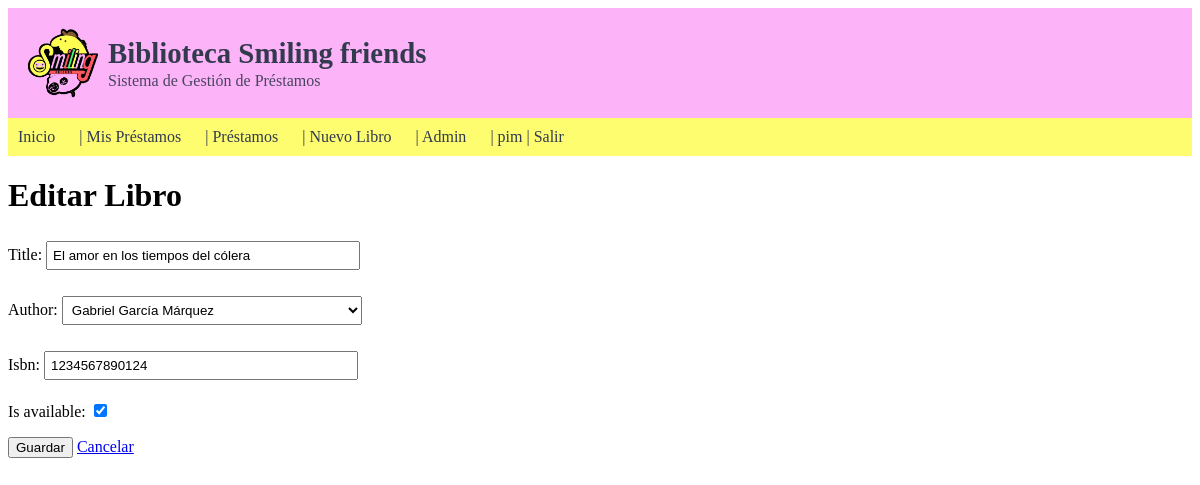
Screenshot of /book/2/update/ (signed in) with the database file from the repository.
### catalog/models.py (models this page shows, shortened)
class Book(models.Model):
    title = models.CharField(max_length=200)
    author = models.ForeignKey(Author, on_delete=models.CASCADE)
    isbn = models.CharField(max_length=13, unique=True)
    is_available = models.BooleanField(default=True)

### catalog/views.py (the view)
# urls.py: path('book/<int:pk>/update/', views.book_update, name='book_update'),
@login_required
@user_passes_test(is_staff)
def book_update(request, pk):
    book = get_object_or_404(Book, pk=pk)
    if request.method == 'POST':
        form = BookForm(request.POST, instance=book)
        if form.is_valid():
            book = form.save()
            messages.success(request, f'Libro "{book.title}" actualizado.')
            return redirect('catalog:book_detail', pk=book.pk)
        messages.error(request, 'Corrige los errores.')
    else:
        form = BookForm(instance=book)
    return render(request, 'catalog/book_form.html', {
        'form': form,
        'book': book,
        'action': 'Editar',
    })

### catalog/forms.py (shortened to what this page needs)
class BookForm(forms.ModelForm):
    class Meta:
        model = Book
        fields = ['title', 'author', 'isbn', 'is_available']
        widgets = {
            'title': forms.TextInput(attrs={'class': 'form-control'}),
            'author': forms.Select(attrs={'class': 'form-control'}),
            'isbn': forms.TextInput(attrs={'class': 'form-control'}),
            'is_available': forms.CheckboxInput(attrs={'class': 'form-check-input'}),
        }

### catalog/models.py (called while the page is built)
    def __str__(self):
        return self.name

### catalog/views.py (called while the page is built)
def is_staff(user):
    return user.is_staff

### catalog/templates/catalog/book_form.html (shortened to what this page needs)
{% extends 'base.html' %}
{% block content %}
<h1>{{ action }} Libro</h1>
<form method="post">
    {{ form.as_p }}
    <button type="submit">Guardar</button>
    <a href="{% url 'catalog:book_list' %}">Cancelar</a>
</form>
{% endblock %}

### templates/base.html (shortened to what this page needs)
{% load static %}
<!DOCTYPE html>
<html>
<head>
    <link rel="stylesheet" href="{% static 'css/style.css' %}">
</head>
<body>
    <div class="banner">
        <div class="banner-content">
            <img src="{% static 'images/logo.png' %}" alt="Logo" class="banner-logo">
            <div class="banner-text">
                <h1 class="banner-title">Biblioteca Smiling friends</h1>
                <p class="banner-subtitle">Sistema de Gestión de Préstamos</p>
            </div>
        </div>
    </div>
    <div class="nav">
        <a href="{% url 'catalog:book_list' %}">Inicio</a> |
        {% if user.is_authenticated %}
            <a href="{% url 'loans:my_loans' %}">Mis Préstamos</a> |
            {% if user.is_staff %}
                <a href="{% url 'loans:loan_list' %}">Préstamos</a> |
                <a href="{% url 'catalog:book_create' %}">Nuevo Libro</a> |
                <a href="/admin/">Admin</a> |
            {% endif %}
            {{ user.username }} |
            <a href="{% url 'logout' %}">Salir</a>
        {% else %}
            <a href="{% url 'login' %}">Entrar</a>
        {% endif %}
    </div>
    <div class="container">
        {% block content %}{% endblock %}
    </div>
</body>
</html>

### static/css/style.css (style rules this page uses)
.banner { background-color: #fdb3f8; color: #323a4e; padding: 20px 20px; margin-bottom: 0; }
.banner-content { display: flex; align-items: center; gap: 10px; max-width: 20000px; margin: 0; }
.banner-logo { height: 70px; width: 70px; object-fit: cover; }
.banner-text { display: flex; flex-direction: column; line-height: 1.2; }
.banner-title { margin: 0; font-size: 1.8em; font-weight: bold; }
.banner-subtitle { margin: 0; font-size: 1em; opacity: 0.9; }
.nav { background-color: #fdfd6f; color: #323a4e; padding: 10px; margin-bottom: 20px; }
.nav a { color: #323a4e; text-decoration: none; margin-right: 20px; }
.container { background-color: white; padding: 0px; border-radius: 5px; max-width: 2000px; }
input[type="text"], input[type="password"], input[type="date"], select { width: 300px; padding: 5px; margin: 5px 0; }

### rows the page displays
Book: title "El amor en los tiempos del cólera", author "Gabriel García Márquez", isbn "1234567890124", is_available "☑"

### other values shown
{{ user.username }} "pim"
{{ action }} "Editar"
